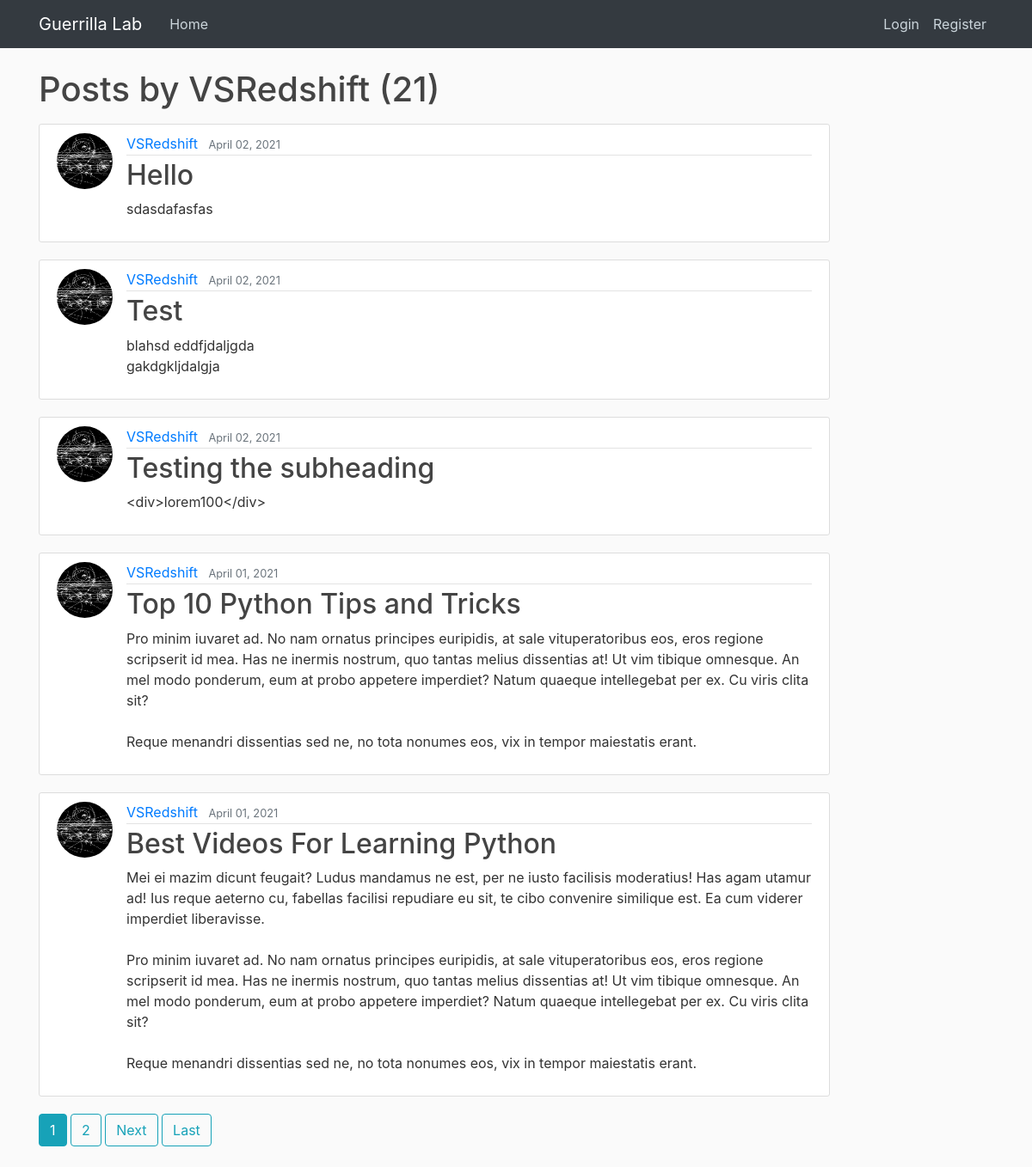
Page /user/VSRedshift on the earlier database version.
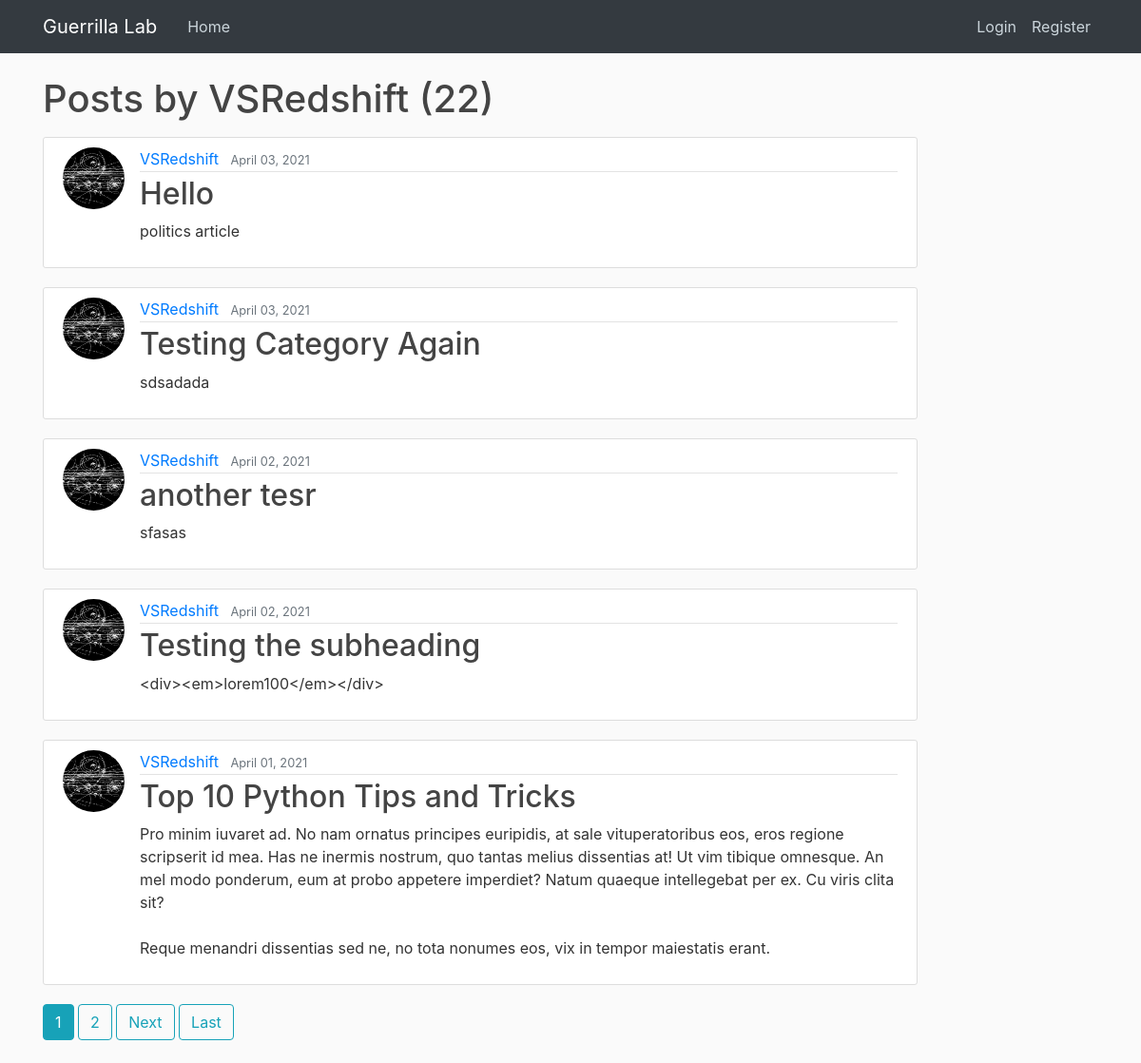
Same page on the later database version.
### blog/models.py (models this page shows, shortened)
class Post(models.Model):
    title = models.CharField(max_length=100)
    content = models.TextField()
    subheading = models.TextField(max_length=255, blank=True, default=None)
    date_posted = models.DateTimeField(default=timezone.now)
    author = models.ForeignKey(User, on_delete=models.CASCADE)
    category = models.CharField(max_length=30, default=None)
    tags = TaggableManager(blank=True)

### users/models.py (models this page shows, shortened)
class Profile(models.Model):
    user = models.OneToOneField(User, on_delete=models.CASCADE)
    bio = models.TextField(max_length=1000)
    image = models.ImageField(default='default.jpg', upload_to='profile_pics')

### blog/views.py (the view)
# urls.py: path('user/<str:username>', UserPostListView.as_view(), name='user-posts'),
class UserPostListView(ListView):
    model = Post
    template_name = 'blog/user_posts.html'
    context_object_name = 'posts'
    paginate_by = 5
    def get_queryset(self):
        user = get_object_or_404(User, username=self.kwargs.get('username'))
        return Post.objects.filter(author=user).order_by('-date_posted')

### blog/templates/blog/user_posts.html (shortened to what this page needs)
{% extends "blog/base.html" %}
{% block content %}
    <h1 class="mb-3">Posts by {{ view.kwargs.username }} ({{ page_obj.paginator.count }}) </h1>
    {% for post in posts %}
    <article class="media content-section">
        <img
            class="rounded-circle article-img"
            src="{{ post.author.profile.image.url }}"
            alt=""
        />
        <div class="media-body">
            <div class="article-metadata">
                <a class="mr-2" href="{% url 'user-posts' post.author.username %}">
                {{ post.author }}
                </a>
                <small class="text-muted">{{ post.date_posted|date:"F d, Y" }}</small>
            </div>
            <h2>
                <a class="article-title" href="{% url 'post-detail' post.id %}">
                {{ post.title }}
                </a>
            </h2>
            <p class="article-content">{{ post.content }}</p>
        </div>
    </article>
    {% endfor %}
    {% if is_paginated %}
        {% for num in page_obj.paginator.page_range %}
            {% if page_obj.number == num %}
                <a class="btn btn-info mb-4" href="?page={{ num }}">{{ num }}</a>
            {% elif num > page_obj.number|add:'-2' and num < page_obj.number|add:'2' %}
                <a class="btn btn-outline-info mb-4" href="?page={{ num }}">{{ num }}</a>
            {% endif %}
        {% endfor %}
        {% if page_obj.has_next %}
            <a class="btn btn-outline-info mb-4" href="?page={{ page_obj.next_page_number}}">Next</a>
            <a class="btn btn-outline-info mb-4" href="?page={{ page_obj.paginator.num_pages }}">Last</a>
        {% endif %}
    {% endif %}
{% endblock content %}

Differences in the rows shown:
removed Post: author.profile.image (picture), author "VSRedshift", date_posted "April 02, 2021", title "Hello", content "sdasdafasfas"
removed Post: author.profile.image (picture), author "VSRedshift", date_posted "April 02, 2021", title "Test", content "blahsd eddfjdaljgda gakdgkljdalgja"
no longer on this page (row unchanged): Post: author.profile.image (picture), author "VSRedshift", date_posted "April 01, 2021", title "Best Videos For Learning Python", content "Mei ei mazim dicunt feugait? Ludus mandamus ne est, per ne iusto facilisis moderatius! Has agam utamur ad! Ius reque aeterno cu, fabellas facilisi repudiare eu sit, te cibo convenire similique est. Ea cum viderer imperdiet liberavisse. Pro minim iuvaret ad. No nam ornatus principes euripidis, at sale vituperatoribus eos, eros regione scripserit id mea. Has ne inermis nostrum, quo tantas melius dissentias at! Ut vim tibique omnesque. An mel modo ponderum, eum at probo appetere imperdiet? Natum quaeque intellegebat per ex. Cu viris clita sit? Reque menandri dissentias sed ne, no tota nonumes eos, vix in tempor maiestatis erant."
added Post: author.profile.image (picture), author "VSRedshift", date_posted "April 03, 2021", title "Hello", content "politics article"
added Post: author.profile.image (picture), author "VSRedshift", date_posted "April 03, 2021", title "Testing Category Again", content "sdsadada"
added Post: author.profile.image (picture), author "VSRedshift", date_posted "April 02, 2021", title "another tesr", content "sfasas"
changed Post "Testing the subheading": content "<div>lorem100</div>" → "<div><em>lorem100</em></div>"
Other differences:
{{ page_obj.paginator.count }}: "21" → "22"
